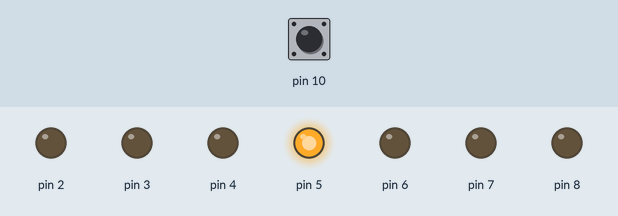
This sketch was run on a simulated Arduino Uno, built with avr-gcc and run on an emulated ATmega328P. Parts: output pins drawn as LEDs (lit = HIGH). The inputs (shaded band) are chosen by the test bench; at power-on: pin 10 HIGH. Random numbers use the default seed unless the sketch sets one.

Above: at 0.1 s.
At 0.6 s:
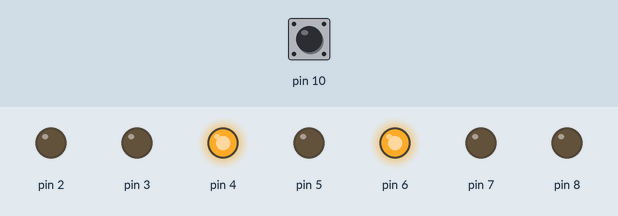
At 1.1 s:
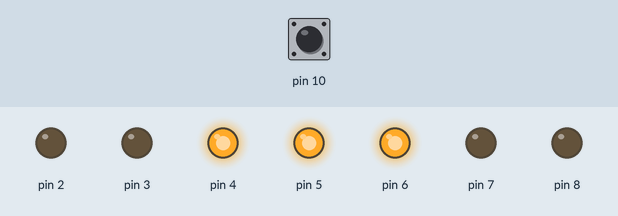
At 1.6 s:
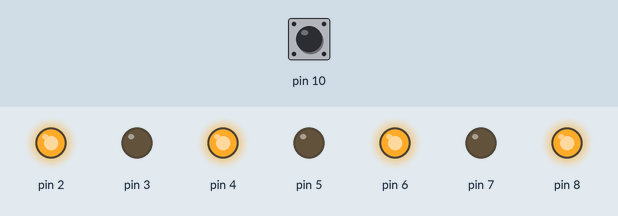
At 2.1 s:
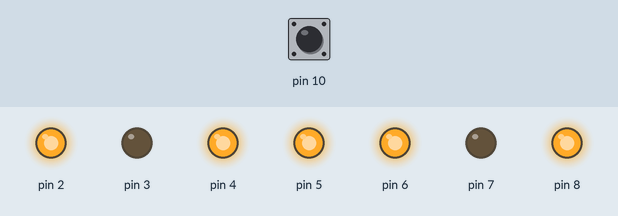
At 3.1 s:
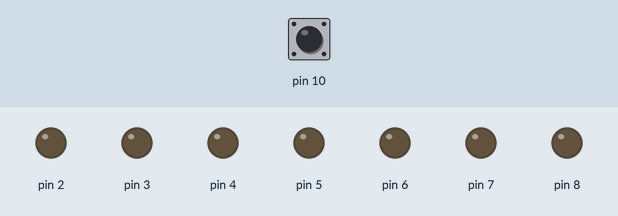
Timing chart, 0 to 4.6 s (numbered marks = the images above):
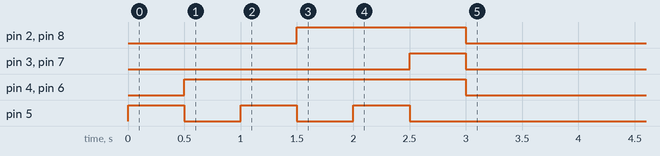

The sketch:

dado_electr_nico.ino
```cpp
// Tecnología 4º E.S.O.
// I.E.S. Virgen de Villadiego (Peñaflor)

double valor;

double i;

void actualizar_leds() {
  digitalWrite(2, LOW);
  digitalWrite(3, LOW);
  digitalWrite(4, LOW);
  digitalWrite(5, LOW);
  digitalWrite(6, LOW);
  digitalWrite(7, LOW);
  digitalWrite(8, LOW);
  if ((valor == 1)) {
    digitalWrite(5, HIGH);

  }
  if ((valor == 2)) {
    digitalWrite(4, HIGH);
    digitalWrite(6, HIGH);

  }
  if ((valor == 3)) {
    digitalWrite(4, HIGH);
    digitalWrite(5, HIGH);
    digitalWrite(6, HIGH);

  }
  if ((valor == 4)) {
    digitalWrite(2, HIGH);
    digitalWrite(4, HIGH);
    digitalWrite(6, HIGH);
    digitalWrite(8, HIGH);

  }
  if ((valor == 5)) {
    digitalWrite(2, HIGH);
    digitalWrite(4, HIGH);
    digitalWrite(5, HIGH);
    digitalWrite(6, HIGH);
    digitalWrite(8, HIGH);

  }
  if ((valor == 6)) {
    digitalWrite(2, HIGH);
    digitalWrite(3, HIGH);
    digitalWrite(4, HIGH);
    digitalWrite(6, HIGH);
    digitalWrite(7, HIGH);
    digitalWrite(8, HIGH);

  }
}

double math_random_int(int a,int b) {
  if (a > b) {
    int c = a;
    a = b;
    b = c;
  }
  return (double)random(a,b+1);
}
void tirar_dado() {
  valor = 0;
  actualizar_leds();
  delay(2000);
  valor = math_random_int(1, 6);
  actualizar_leds();
}

void esperar_pulsacion() {
  while ((!digitalRead(10))) {
    delay(50);
  }
  while (digitalRead(10)) {
    delay(50);
  }
}

void test_inicio() {
  for (i = 1; i <= 6; i=i+1) {
    valor = i;
    actualizar_leds();
    delay(500);
  }
  valor = 0;
  actualizar_leds();
}

void setup()
{
  pinMode(2, OUTPUT);
  pinMode(3, OUTPUT);
  pinMode(4, OUTPUT);
  pinMode(5, OUTPUT);
  pinMode(6, OUTPUT);
  pinMode(7, OUTPUT);
  pinMode(8, OUTPUT);
  randomSeed(analogRead(0));
  pinMode(10, INPUT);
    test_inicio();

}


void loop()
{

    esperar_pulsacion();
    tirar_dado();

}
```
